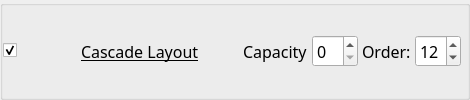
        <widget class="QGroupBox" name="GB_c_cascadeLayout">
         <property name="sizePolicy">
          <sizepolicy hsizetype="Preferred" vsizetype="Maximum">
           <horstretch>0</horstretch>
           <verstretch>0</verstretch>
          </sizepolicy>
         </property>
         <property name="title">
          <string/>
         </property>
         <property name="flat">
          <bool>true</bool>
         </property>
         <layout class="QGridLayout" name="gridLayout_29">
          <property name="leftMargin">
           <number>0</number>
          </property>
          <property name="horizontalSpacing">
           <number>4</number>
          </property>
          <item row="0" column="0">
           <widget class="QCheckBox" name="kcfg_cascadeLayoutEnabled">
            <property name="accessibleName">
             <string>Cascade Layout</string>
            </property>
            <property name="checked">
             <bool>true</bool>
            </property>
           </widget>
          </item>
          <item row="0" column="1">
           <widget class="QToolButton" name="cascadeLayoutPictogram">
            <property name="icon">
             <iconset theme="krohnkite-layout-cascade"/>
            </property>
            <property name="iconSize">
             <size><width>48</width><height>32</height></size>
            </property>
            <property name="minimumSize">
             <size><width>56</width><height>40</height></size>
            </property>
            <property name="maximumSize">
             <size><width>56</width><height>40</height></size>
            </property>
            <property name="autoRaise"><bool>true</bool></property>
            <property name="focusPolicy"><enum>Qt::FocusPolicy::NoFocus</enum></property>
            <property name="accessibleName"><string>Cascade Layout preview</string></property>
            <property name="styleSheet">
             <string notr="true">QToolButton { border: none; background: transparent; } QToolButton:hover { border: none; background: transparent; } QToolButton:pressed { border: none; background: transparent; }</string>
            </property>
           </widget>
          </item>
          <property name="topMargin">
           <number>0</number>
          </property>
          <property name="rightMargin">
           <number>6</number>
          </property>
          <property name="bottomMargin">
           <number>0</number>
          </property>
          <property name="verticalSpacing">
           <number>0</number>
          </property>
          <item row="0" column="5">
           <widget class="QSpinBox" name="kcfg_cascadeLayoutCapacity">
            <property name="font">
             <font>
              <family>Noto Sans</family>
              <pointsize>12</pointsize>
              <italic>false</italic>
              <bold>false</bold>
              <underline>false</underline>
             </font>
            </property>
            <property name="toolTip">
             <string>&lt;html&gt;&lt;head/&gt;&lt;body&gt;&lt;p&gt;0 - to disable&lt;/p&gt;&lt;/body&gt;&lt;/html&gt;</string>
            </property>
            <property name="maximum">
             <number>99</number>
            </property>
            <property name="value">
             <number>0</number>
            </property>
           </widget>
          </item>
          <item row="0" column="4">
           <widget class="QLabel" name="label_58">
            <property name="font">
             <font>
              <family>Noto Sans</family>
              <pointsize>12</pointsize>
              <italic>false</italic>
              <bold>false</bold>
              <underline>false</underline>
             </font>
            </property>
            <property name="text">
             <string>Capacity</string>
            </property>
           </widget>
          </item>
          <item row="0" column="3">
           <spacer name="horizontalSpacer_60">
            <property name="orientation">
             <enum>Qt::Orientation::Horizontal</enum>
            </property>
            <property name="sizeHint" stdset="0">
             <size>
              <width>40</width>
              <height>20</height>
             </size>
            </property>
           </spacer>
          </item>
          <item row="0" column="6">
           <widget class="QLabel" name="label_114">
            <property name="font">
             <font>
              <family>Noto Sans</family>
              <pointsize>12</pointsize>
              <italic>false</italic>
              <bold>false</bold>
              <underline>false</underline>
             </font>
            </property>
            <property name="text">
             <string>Order:</string>
            </property>
           </widget>
          </item>
          <item row="0" column="7">
           <widget class="QSpinBox" name="kcfg_cascadeLayoutOrder">
            <property name="font">
             <font>
              <family>Noto Sans</family>
              <pointsize>12</pointsize>
              <italic>false</italic>
              <bold>false</bold>
              <underline>false</underline>
             </font>
            </property>
            <property name="toolTip">
             <string>Order in layout rotation</string>
            </property>
            <property name="minimum">
             <number>1</number>
            </property>
            <property name="maximum">
             <number>13</number>
            </property>
            <property name="value">
             <number>12</number>
            </property>
           </widget>
          </item>
          <item row="0" column="2">
           <widget class="QLabel" name="label_113">
            <property name="font">
             <font>
              <family>Noto Sans</family>
              <pointsize>12</pointsize>
              <italic>false</italic>
              <bold>false</bold>
              <underline>true</underline>
             </font>
            </property>
            <property name="text">
             <string>Cascade Layout</string>
            </property>
            <property name="margin">
             <number>0</number>
            </property>
            <property name="buddy">
             <cstring>kcfg_cascadeLayoutEnabled</cstring>
            </property>
           </widget>
          </item>
          </layout>
        </widget>
